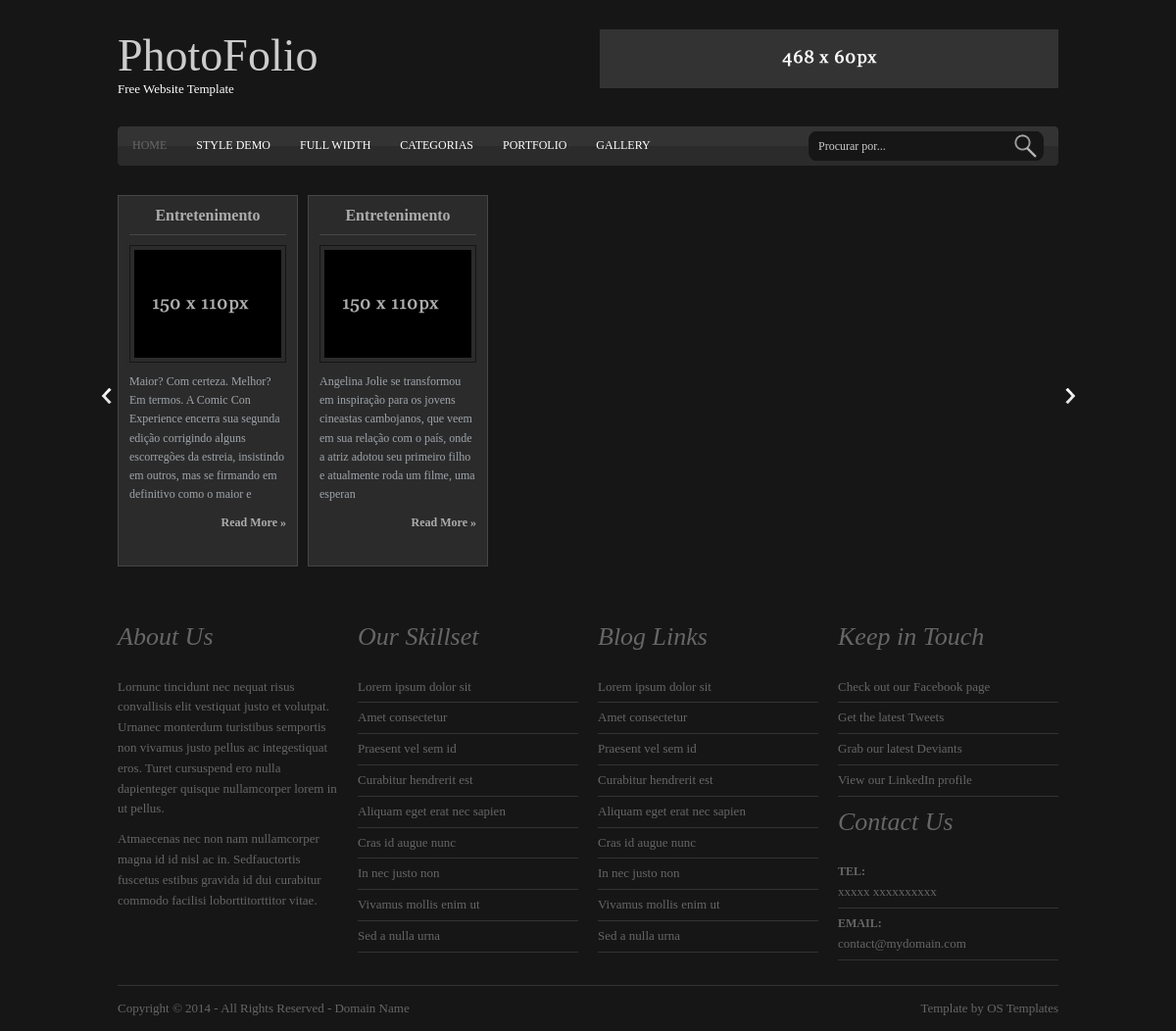
The page /index.php?pagina=conteudo.php&categoria=Entretenimento on the database its author committed.
### tables this page shows
CREATE TABLE `noticias` (
  `id` int NOT NULL AUTO_INCREMENT,
  `titulo` varchar(120) NOT NULL,
  `conteudo` text NOT NULL,
  `cod_categoria` int NOT NULL,
  `data_noticia` date NOT NULL,
  `ativo_inativo` int NOT NULL,
  PRIMARY KEY (`id`),
  KEY `fk_artigos_categorias_idx` (`cod_categoria`)
);

CREATE TABLE `categorias` (
  `id` int NOT NULL AUTO_INCREMENT,
  `nome` varchar(30) NOT NULL,
  PRIMARY KEY (`id`)
);

### index.php (the view, shortened to what this page needs)
<?php
include('config.php')
?>
<!DOCTYPE html PUBLIC "-//W3C//DTD XHTML 1.0 Transitional//EN" "http://www.w3.org/TR/xhtml1/DTD/xhtml1-transitional.dtd">
<html xmlns="http://www.w3.org/1999/xhtml">
<head>
<link rel="stylesheet" href="layout/styles/layout.css" type="text/css" />
</head>
<body id="top">
<div class="wrapper col1">
  <div id="header" class="clear">
    <div class="fl_left">
      <h1><a href="index.php">PhotoFolio</a></h1>
      <p>Free Website Template</p>
    </div>
    <div class="fl_right"><a href="#"><img src="images/demo/468x60.gif" alt="" /></a></div>
  </div>
</div>
<div class="wrapper col1">
  <div id="topbar" class="clear">
    <ul id="topnav">
      <li class="active"><a href="index.php">Home</a></li>
      <li><a href="pages/style-demo.php">Style Demo</a></li>
      <li><a href="pages/full-width.php">Full Width</a></li>
      <li><a href="#">CATEGORIAS</a>
      </li>
      <li><a href="pages/portfolio.php">Portfolio</a></li>
      <li class="last"><a href="pages/gallery.php">Gallery</a></li>
    </ul>
    <form action="index.php?pagina=conteudo.php" method="get" id="search">
      <fieldset>
        <input type="text" name="procurar" value="Procurar por..." onfocus="this.value=(this.value=='Procurar por...')? '' : this.value ;" />
        <input type="image" id="go" src="layout/images/search.gif" alt="Search" />
      </fieldset>
    </form>
  </div>
</div>
<?php
  (!empty($_GET['pagina'])? include(trim($_GET['pagina'])): include('conteudo.php'));
?>
<div class="wrapper">
  <div id="footer" class="clear">
    <div class="footbox">
      <h2>About Us</h2>
      <p>Lornunc tincidunt nec nequat risus convallisis elit vestiquat justo et volutpat. Urnanec monterdum turistibus semportis non vivamus justo pellus ac integestiquat eros. Turet cursuspend ero nulla dapienteger quisque nullamcorper lorem in ut pellus.</p>
      <p>Atmaecenas nec non nam nullamcorper magna id id nisl ac in. Sedfauctortis fuscetus estibus gravida id dui curabitur commodo facilisi loborttitorttitor vitae.</p>
    </div>
    <div class="footbox">
      <h2>Our Skillset</h2>
      <ul>
        <li><a href="#">Lorem ipsum dolor sit</a></li>
        <li><a href="#">Amet consectetur</a></li>
        <li><a href="#">Praesent vel sem id</a></li>
        <li><a href="#">Curabitur hendrerit est</a></li>
        <li><a href="#">Aliquam eget erat nec sapien</a></li>
        <li><a href="#">Cras id augue nunc</a></li>
        <li><a href="#">In nec justo non</a></li>
        <li><a href="#">Vivamus mollis enim ut</a></li>
        <li class="last"><a href="#">Sed a nulla urna</a></li>
      </ul>
    </div>
    <div class="footbox">
      <h2>Blog Links</h2>
      <ul>
        <li><a href="#">Lorem ipsum dolor sit</a></li>
        <li><a href="#">Amet consectetur</a></li>
        <li><a href="#">Praesent vel sem id</a></li>
        <li><a href="#">Curabitur hendrerit est</a></li>
        <li><a href="#">Aliquam eget erat nec sapien</a></li>
        <li><a href="#">Cras id augue nunc</a></li>
        <li><a href="#">In nec justo non</a></li>
        <li><a href="#">Vivamus mollis enim ut</a></li>
        <li class="last"><a href="#">Sed a nulla urna</a></li>
      </ul>
    </div>
    <div class="footbox last">
      <h2>Keep in Touch</h2>
      <ul>
        <li><a href="#">Check out our Facebook page</a></li>
        <li><a href="#">Get the latest Tweets</a></li>
        <li><a href="#">Grab our latest Deviants</a></li>
        <li><a href="#">View our LinkedIn profile</a></li>
      </ul>
      <h2>Contact Us</h2>
      <ul>
        <li><strong class="title">Tel:</strong><br />
          xxxxx xxxxxxxxxx</li>
        <li><strong class="title">Email:</strong><br />
          <a href="#">contact@mydomain.com</a></li>
      </ul>
    </div>
  </div>
</div>
<div class="wrapper">
  <div id="copyright" class="clear">
    <p class="fl_left">Copyright &copy; 2014 - All Rights Reserved - <a href="#">Domain Name</a></p>
    <p class="fl_right">Template by <a target="_blank" href="http://www.os-templates.com/" title="Free Website Templates">OS Templates</a></p>
  </div>
</div>
</body>
</html>

### conteudo.php (shortened to what this page needs)
<div class="wrapper col1">
  <div id="featured_slide">
    <div id="slider">
      <ul id="categories">
        <?php
        $var_categoria=(!empty($_GET['categoria'])? "and c.nome='".trim($_GET['categoria']."'") : "");
        $procurar = (!empty($_GET['procurar'])? "and n.conteudo like '%".trim($_GET['procurar']."%'") : "");
        $categoria="select c.nome, n.titulo, n.conteudo, n.id
        from noticias n
        inner join categorias c on c.id=n.cod_categoria
        where (n.ativo_inativo=1)"
        .$var_categoria."
        ".$procurar."order by n.data_noticia
        limit 0,30";
        $consulta_categoria=mysqli_query($conexao, $categoria);
        while ($linha_cat_noticia=mysqli_fetch_row($consulta_categoria)){
            echo '<li class="category">
            <h2>'.$linha_cat_noticia[0].'</h2>
            <a href="#"><img src="images/demo/150x110.gif" alt="" /></a>
            <p>'.substr($linha_cat_noticia[2], 0, 200).'</p>
            <p class="readmore"><a href="index.php?pagina=noticia.php&id_noticia='.$linha_cat_noticia[3].'">Read More &raquo;</a></p>
          </li>';
        }
        ?>
      </ul>
      <a class="prev disabled"></a> <a class="next disabled"></a>
    </div>
  </div>
</div>

### layout/styles/layout.css (style rules this page uses)
html { overflow-y:scroll; }
body { margin:0; padding:0; font-size:13px; font-family:Georgia, "Times New Roman", Times, serif; color:#666666; background-color:#161616; }
.clear:after { content:"."; display:block; height:0; clear:both; visibility:hidden; line-height:0; }
.clear { display:inline-block; }
html[xmlns] .clear { display:block; }
a { outline:none; text-decoration:none; }
.fl_left, .imgl { float:left; }
.fl_right, .imgr { float:right; }
img { margin:0; padding:0; border:none; }
div.wrapper { display:block; width:100%; margin:0; text-align:left; }
div.wrapper h1, div.wrapper h2, div.wrapper h3, div.wrapper h4, div.wrapper h5, div.wrapper h6 { margin:0 0 15px 0; padding:0; font-size:20px; font-weight:normal; line-height:normal; }
.col1 { color:#FFFFFF; background-color:#161616; padding-bottom:30px; }
#header, #topbar, #container, #footer, #copyright { display:block; position:relative; width:960px; margin:0 auto; }
#header { padding:30px 0 0 0; }
#header h1, #header p, #header ul { margin:0; padding:0; list-style:none; line-height:normal; }
#header h1 a { font-size:46px; color:#CCCCCC; background-color:#161616; }
#topbar { height:40px; background:url("images/bar_gradient.png") top left repeat-x; z-index:1000; }
#footer { padding:20px 0; }
#footer h2, #footer p, #footer ul, #footer a { margin:0; padding:0; font-weight:normal; list-style:none; line-height:1.6em; font-style:normal; }
#footer, #footer a { color:#666666; background-color:#161616; }
#footer .footbox { display:block; float:left; width:225px; margin:0 20px 0 0; padding:0; }
#footer h2 { margin-bottom:20px; font-size:26px; font-style:italic; }
#footer p { margin-bottom:10px; }
#footer li { margin:0 0 5px 0; padding:0 0 5px 0; border-bottom:1px solid #333333; }
#footer li strong.title { font-size:12px; font-weight:bold; text-transform:uppercase; }
#footer .last { margin:0; }
#copyright { padding:15px 0; border-top:1px solid #333333; }
#copyright p { margin:0; padding:0; }
#copyright, #copyright a { color:#666666; background-color:#161616; }

### layout/styles/navi.css (style rules this page uses)
#topbar ul { display:block; float:left; font-size:12px; font-family:Georgia, "Times New Roman", Times, serif; text-transform:uppercase; }
#topbar ul, #topbar ul li { margin:0; padding:0; list-style:none; }
#topbar ul#topnav { margin:12px 0 0 15px; }
#topbar ul li { float:left; margin-right:30px; }
#topbar ul li a:link, #topbar ul li a:visited, #topbar ul li a:hover { display:block; margin:0; padding:0; color:#FFFFFF; background-color:transparent; }
#topbar ul li a:hover, #topbar ul li.active a { color:#676767; background-color:transparent; }
#topbar ul li.last { margin-right:0; }

### layout/styles/forms.css (style rules this page uses)
form, fieldset, legend { margin:0; padding:0; border:none; }
input, textarea, select { font-size:12px; font-family:Georgia, "Times New Roman", Times, serif; }
#search { float:right; margin:5px 15px 0 0; }
#search input { display:block; float:left; width:190px; height:20px; margin:0; padding:5px 5px 5px 10px; color:#CCCCCC; background:url("images/search_l.gif") 0 0 no-repeat #161616; border:none; }
#search input#go { width:35px; height:30px; margin:0; padding:0; cursor:pointer; background:none; }

### rows shown on the page
noticias: cod_categoria.nome "Entretenimento", conteudo "Maior? Com certeza. Melhor? Em termos. A Comic Con Experience encerra sua segunda edição corrigindo alguns escorregões da estreia, insistindo em outros, mas se firmando em definitivo como o maior e"
noticias: cod_categoria.nome "Entretenimento", conteudo "Angelina Jolie se transformou em inspiração para os jovens cineastas cambojanos, que veem em sua relação com o país, onde a atriz adotou seu primeiro filho e atualmente roda um filme, uma esperan"
